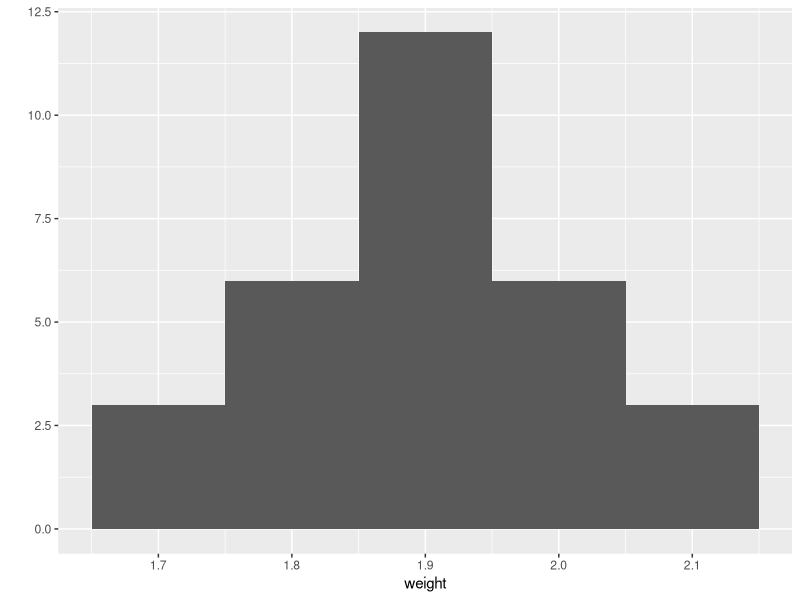
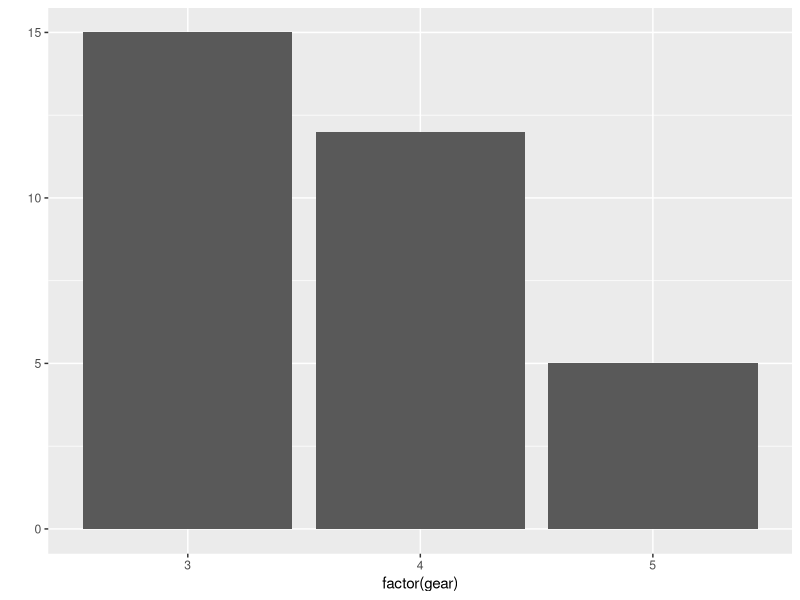
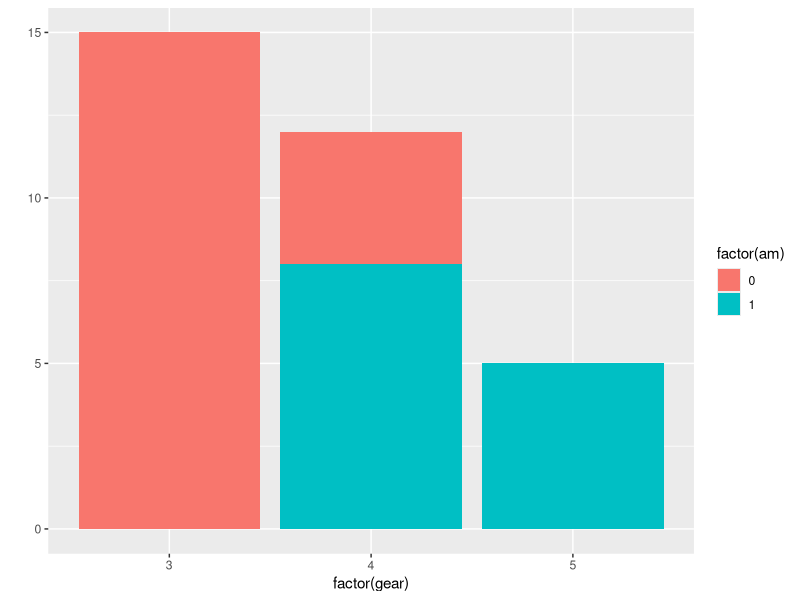
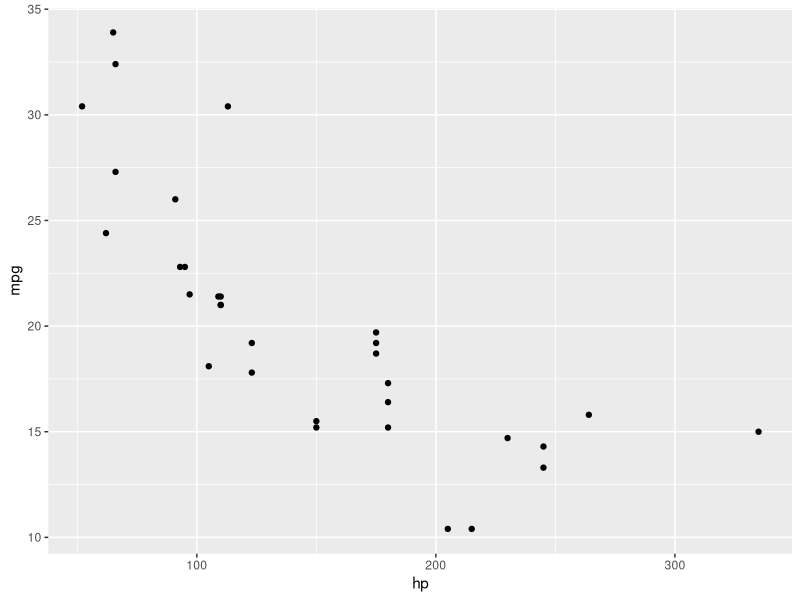
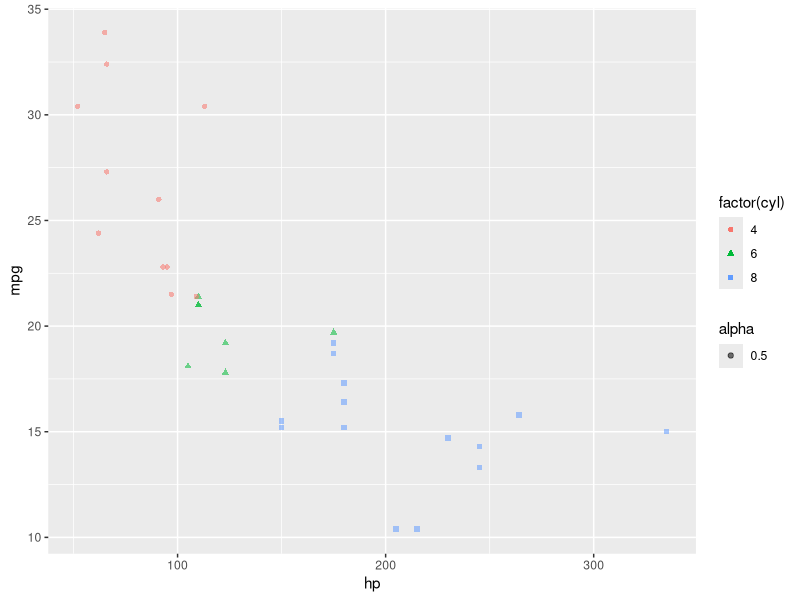
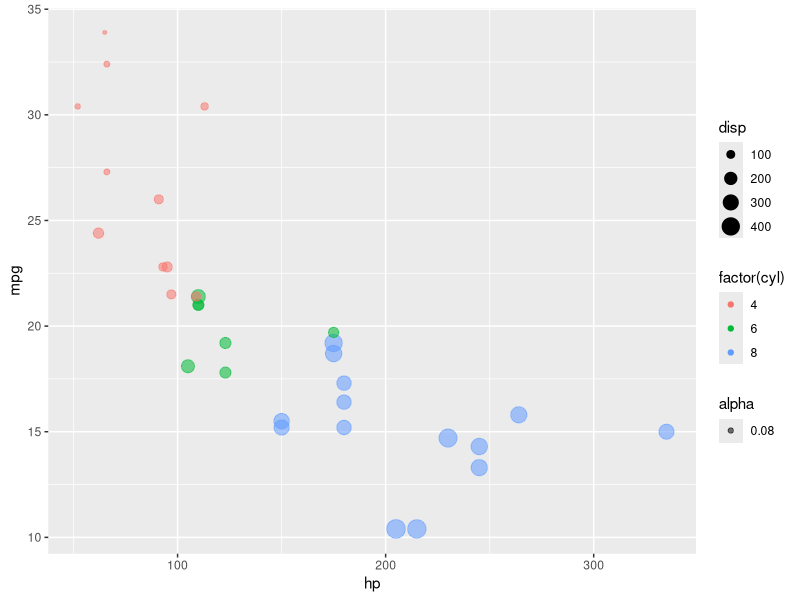
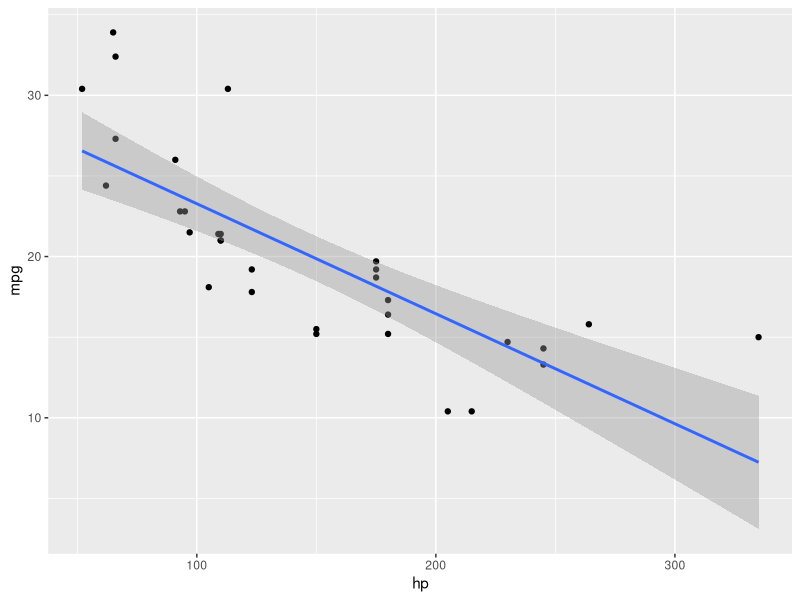
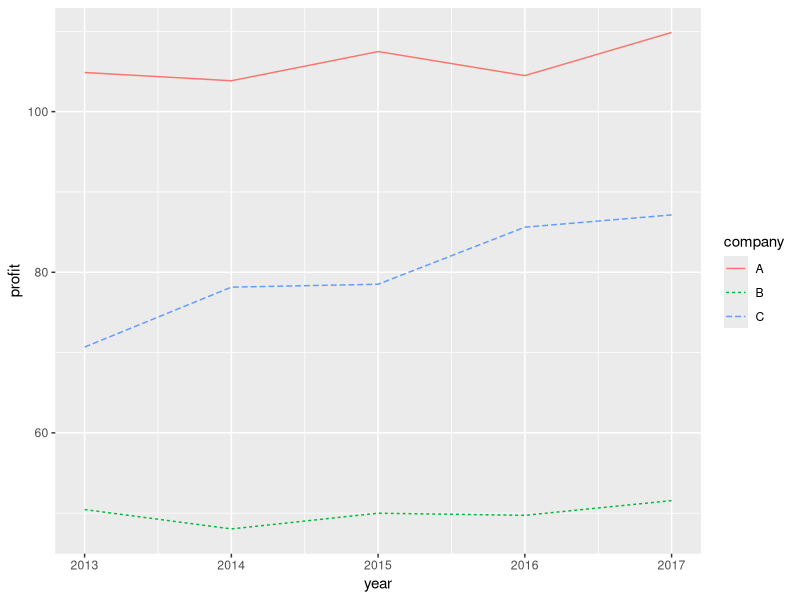

Here is the R script that generated these plots, in order:
## ---- chunk 1
library(ggplot2)
bagsOfApples <- read.csv(file = "data/bagsOfApples.csv")
bagsOfOranges <- read.csv(file = "data/bagsOfOranges.csv")
data(mtcars)
## ---- chunk 2
set.seed(2017) # Set seed for random number generator for replicability
profits<-data.frame(company=rep(LETTERS[1:3], each=5), year=rep(2013:2017, 3),
                    profit=c((seq(from=102, to=110, by=2)+rnorm(5, mean = 0, sd=2)),
                             (rep(50, 5)+rnorm(5, mean = 0, sd=1)),
                             (seq(from=70, to=90, by=5)+rnorm(5, mean = 0, sd=2))))
# Export data into a csv file.
write.csv(profits, file="data/profits.csv")
## ---- chunk 3
View(profits)
## ---- chunk 4
# Load the ggplot package
library(ggplot2)
# Review function syntax
?qplot
## ---- chunk 5
qplot(x = weight, data = bagsOfOranges, geom = "histogram", binwidth = .1)
## ---- chunk 6
table(mtcars$gear)
## ---- chunk 7
# Let us report the number of cars with differing number of front gears
qplot(x = factor(gear), data = mtcars, geom = "bar") # factor() for categorical
## ---- chunk 8
table(mtcars[, c("am", "gear")])
## ---- chunk 9
qplot(x = factor(gear), data = mtcars,  fill = factor(am), geom = "bar") # used factor to declare categorical
## ---- chunk 10
qplot(hp, mpg, data = mtcars)
## ---- chunk 11
qplot(hp, mpg, data = mtcars, color = factor(cyl), shape = factor(cyl), alpha = .5)
## ---- chunk 12
qplot(hp, mpg, data = mtcars, color = factor(cyl), size = disp, alpha = .08)
## ---- chunk 13
qplot(hp, mpg, data = mtcars) +
  geom_smooth(method = lm, sd = F)
## ---- chunk 14
qplot(data = profits, x = year, y = profit, color = company, linetype = company, geom = "line")
## ---- chunk 15
ggplot(data = mtcars, aes(x = factor(cyl), y = hp)) +
  stat_summary(fun.y = "mean", geom = "bar")
## ---- chunk 16
aggregate(hp ~ cyl, data = mtcars, FUN = mean)
## ---- chunk 17
# Initialize the plot, map variables 
ggplot(data = mtcars, aes(x = factor(cyl), y = hp)) +
  # Specify transformations to variables
  stat_summary(fun.y = "mean", geom = "bar") +
  # Title of the plot
  ggtitle("Average Horse Power by Number of Cylinders") +
  # X label
  xlab("Number of Cylinders") +
  # Y label
  ylab("Gross Horse Power") +
  # themes are available to get prettier results
  theme_minimal() 
## ---- chunk 18
# Initialize the plot with variables of interest
ggplot(bagsOfApples, aes(x=weight)) +
  # Instruct ggplot to plot bin width (range) of .25
  geom_histogram(binwidth=0.25) +
  ggtitle("Distribution of Weight of Apples") +
  xlab("Weight") +
  theme_bw() # make it pretty with a theme
## ---- chunk 19
ggplot(mtcars, aes(x = hp, y = mpg)) +  
  geom_point(aes(color = factor(cyl), size = disp)) + # For scatter plot
	geom_smooth(method = lm) + # Add a regression line
  ggtitle("GGPlot FTW!") # Add a title
## ---- chunk 20
ggplot(data = profits, aes(x = year, y = profit, color = company)) + 
  geom_line() + 
  ylim(0, 120) # Change the range of Y variable to put a more objective slant on things
## ---- chunk 21
ggplot(data = profits, aes(x = year, y = profit, color = company)) +
  geom_line() +
  # Change the y range to mislead people and be a terrible human being.
  ylim(70, 90)
## ---- chunk 22
# UNCOMMENT THE BELOW CODE TO RUN
# install.packages("ggplot2")
## ---- chunk 23
# Initialize the plot with variables of interest
ggplot(bagsOfApples, aes(x = weight)) + 
  # Instruct ggplot to plot bin width (range) of .3
  geom_histogram(binwidth = 0.1) +
  ggtitle("Distribution of Weight of Apples") +
  xlab("Weight") +
  theme_bw()


# Initialize the plot with variables of interest
ggplot(bagsOfApples, aes(x = weight)) +
# Instruct ggplot to plot bin width (range) of .3
  geom_histogram(binwidth = 0.5) +
  ggtitle("Distribution of Weight of Apples") + 
  xlab("Weight") +
  theme_bw()
## ---- chunk 24
# Just comment out any line beyond the first.
ggplot(mtcars, aes(x = hp, y = mpg)) +
  # For scatter plot
  geom_point(aes(color = factor(cyl), size = disp)) +
	# geom_smooth(method=lm) + # Add a regression line OR NOT
  ggtitle('GGPlot FTW!') # Add a title
